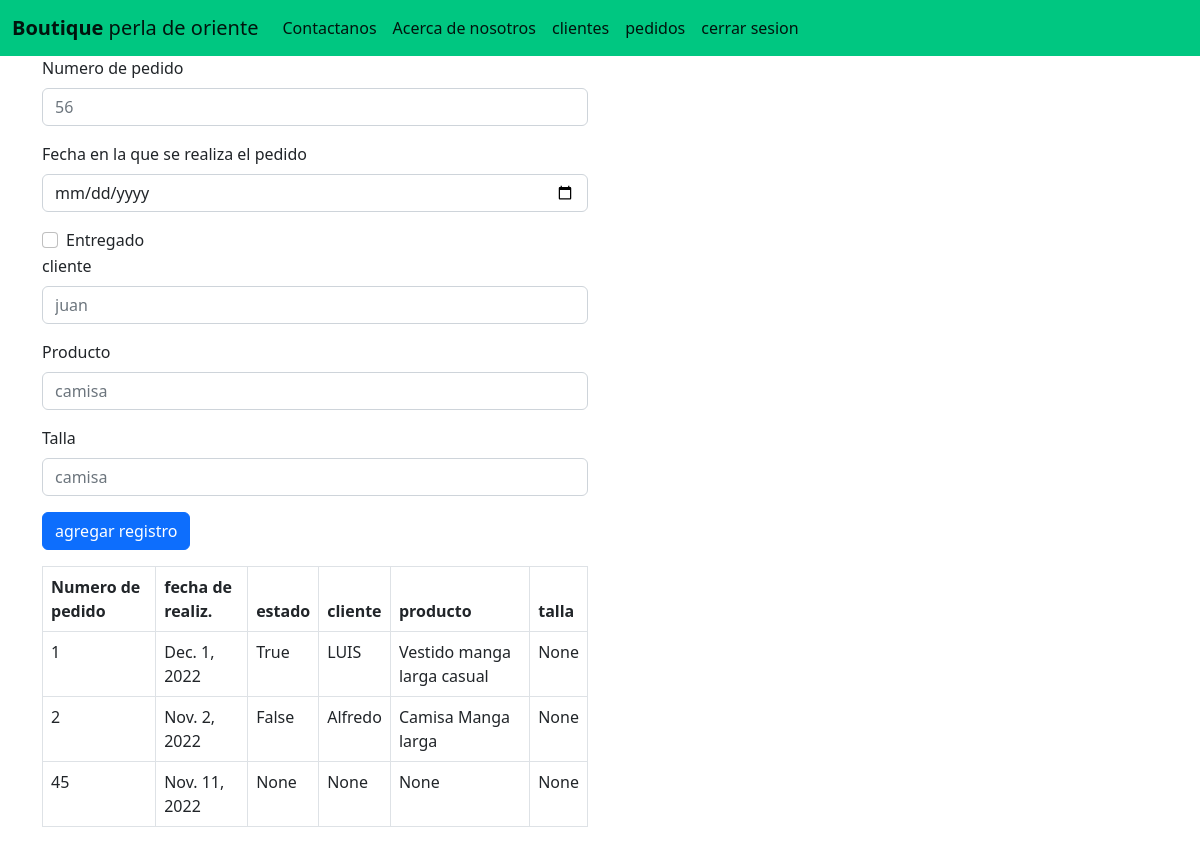
Page /pedidos/ on the earlier database version.
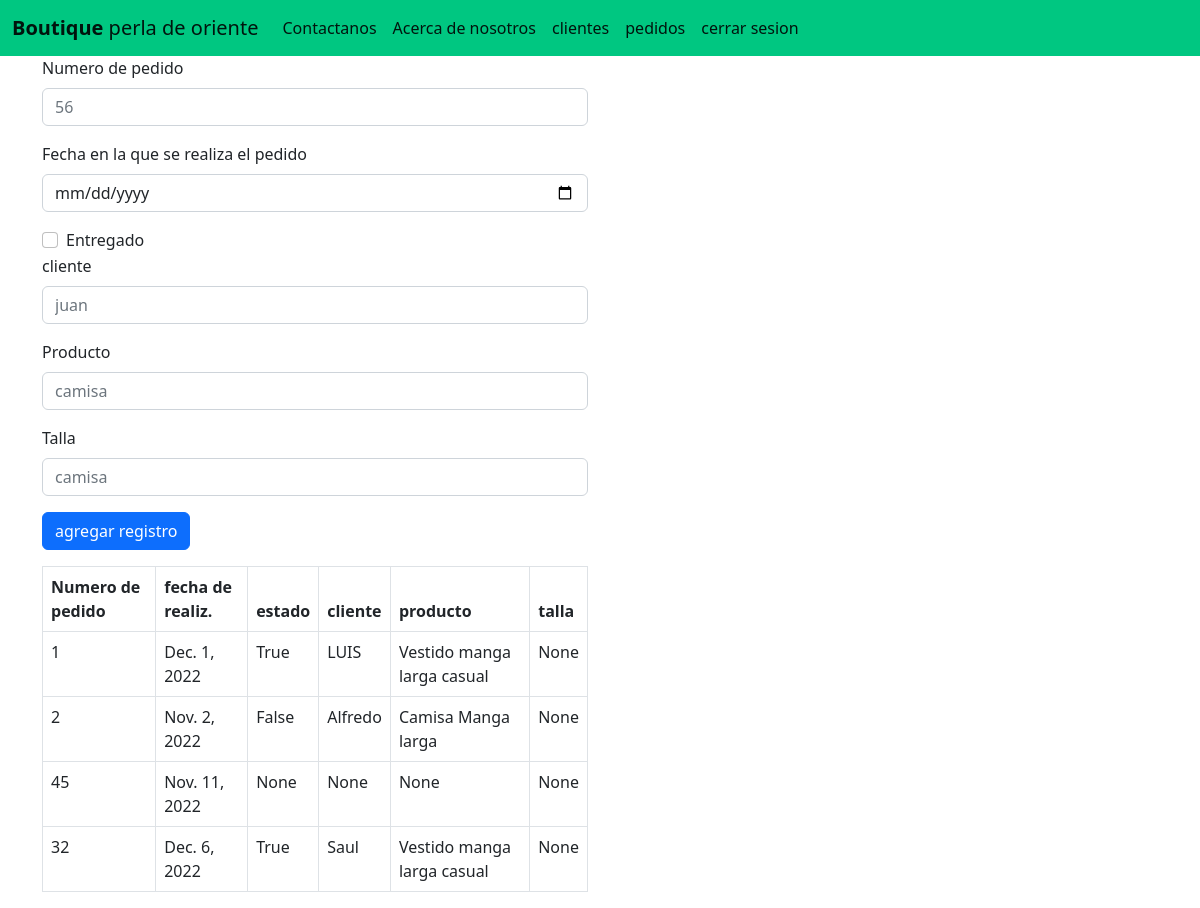
Same page on the later database version.
### app_tablas/models.py (models this page shows, shortened)
class Pedido(models.Model):
    numero = models.IntegerField()
    fecha = models.DateField()
    entregado = models.BooleanField(null=True)
    nombre_c= models.ForeignKey(Cliente, null=True, blank=True, on_delete=models.CASCADE)
    nombre_p=models.ForeignKey(Articulo, null=True, blank=True, on_delete=models.CASCADE)
    talla=models.ForeignKey(Tallas, null=True, blank=True, on_delete=models.CASCADE)

class Cliente(models.Model):
    nombre = models.CharField(max_length=50)
    direccion = models.CharField(max_length=80)
    email = models.EmailField()
    tfno = models.CharField(max_length=9)
    def __str__(self):
        return (self.nombre)

class Articulo(models.Model):
    nombre = models.CharField(max_length=50)
    seccion = models.CharField(max_length=20)
    precio = models.IntegerField()
    def __str__(self):
        return (self.nombre)

### app_tablas/views.py (the view)
# urls.py: path('pedidos/', pedido),
def pedido(request):
    pedido = Pedido.objects.all()
    return render (request, 'pedidos.html', {"pedido":pedido})

### app_tablas/Templates/pedidos.html (shortened to what this page needs)
{%load static%}
<!DOCTYPE html>
<head>
    <link href="{%static 'lib/bootstrap/css/bootstrap.css'%}" rel="stylesheet" >
<body>
    <nav class="navbar  navbar-expand" style="background-color: #00c781;">
        <div class="container-fluid">
          <a class="navbar-brand" href="/principal"><b>Boutique</b> perla de oriente</a>
          <div class="collapse navbar-collapse" id="navbarSupportedContent">
            <div class="collapse navbar-collapse" id="navbarSupportedContent">
              <ul class="navbar-nav me-auto mb-2 mb-lg-0">
                <li class="nav-item">
                  <a class="nav-link active" aria-current="page" href="/contacto">Contactanos</a>
                </li>
                <li class="nav-item">
                  <a class="nav-link active" href="/about">Acerca de nosotros</a>
                </li>
                <li class="nav-item">
                  <a class="nav-link active" href="/clientes">clientes</a>
                </li>
                <li class="nav-item">
                  <a class="nav-link active" href="/pedidos">pedidos</a>
                </li>
                <li class="nav-item">
                  <a class="nav-link active" href="/cerrarsesion/">cerrar sesion</a>
                </li>
          </div>
        </div>
      </nav>
      {% block content%}
      <div class="container text-centyer">
        <div class="row">
          <div class="col-6 ">
            <form action="/aggpedido/", method="post">{% csrf_token %}
              <div class="mb-3">
                <label for="exampleFormControlInput1" class="form-label">Numero de pedido</label>
                <input type="number" class="form-control" name="num"  id="num" placeholder="56">
              </div>
              <div class="mb-3">
                <label for="exampleFormControlInput1" class="form-label">Fecha en la que se realiza el pedido</label>
                <input type="date" class="form-control" name="date" id="date" placeholder="28/09/21">
              </div>
              <div class="form-check">
                <input class="form-check-input" type="checkbox" value="" name="save" id="save">
                <label class="form-check-label" for="flexCheckDefault">
                  Entregado
                </label>
              </div>
              <div class="mb-3">
                <label for="exampleFormControlInput1" class="form-label">cliente</label>
                <input type="text" class="form-control" name="cli" id="cli" placeholder="juan">
              </div>
              <div class="mb-3">
                <label for="exampleFormControlInput1" class="form-label">Producto</label>
                <input type="text" class="form-control" name="pro" id="pro" placeholder="camisa">
              </div>
              <div class="mb-3">
                <label for="exampleFormControlInput1" class="form-label">Talla</label>
                <input type="text" class="form-control" name="size" id="size" placeholder="camisa">
              </div>
              <div class="col-auto">
            <button type="submit" class="btn btn-primary mb-3">agregar registro</button>
          </div>
        </form>
            <table id="mostrar" class="table table-bordered table-hover">
              <thead>
                <tr>
                <th>Numero de pedido</th>
                <th>fecha de realiz.</th>
                <th>estado</th>
                <th>cliente</th>
                <th>producto</th>
                <th>talla</th>
            </tr>
              </thead>
              <tbody>
                {%for ped in pedido %}
                <tr>
                  <td>{{ped.numero}}</td>
                  <td>{{ped.fecha}}</td>
                  <td>{{ped.entregado}}</td>
                  <td>{{ped.nombre_c}}</td>
                  <td>{{ped.nombre_p}}</td>
                  <td>{{ped.talla}}</td>
                  {% endfor %}
                </tr>
              </tbody>
            </table>
          </div>
        </div>
      </div>
      {% endblock %}
</body>

Differences in the rows shown:
added Pedido: numero "32", fecha "Dec. 6, 2022", entregado "True", nombre_c "Saul", nombre_p "Vestido manga larga casual", talla "None"
